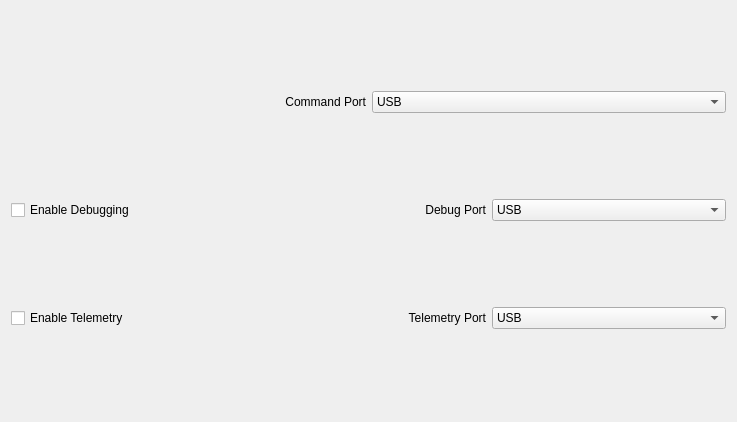
             <widget class="QWidget" name="scrollAreaWidgetContents_8">
              <property name="geometry">
               <rect>
                <x>0</x>
                <y>0</y>
                <width>737</width>
                <height>422</height>
               </rect>
              </property>
              <layout class="QVBoxLayout" name="verticalLayout_2">
               <item>
                <layout class="QHBoxLayout" name="horizontalLayout_65">
                 <item>
                  <widget class="QLabel" name="label_65">
                   <property name="text">
                    <string>Command Port</string>
                   </property>
                   <property name="alignment">
                    <set>Qt::AlignRight|Qt::AlignTrailing|Qt::AlignVCenter</set>
                   </property>
                  </widget>
                 </item>
                 <item>
                  <widget class="QComboBox" name="ifc_command_port">
                   <item>
                    <property name="text">
                     <string>USB</string>
                    </property>
                   </item>
                   <item>
                    <property name="text">
                     <string>Serial1</string>
                    </property>
                   </item>
                   <item>
                    <property name="text">
                     <string>Serial2</string>
                    </property>
                   </item>
                   <item>
                    <property name="text">
                     <string>Serial3</string>
                    </property>
                   </item>
                   <item>
                    <property name="text">
                     <string>Serial4</string>
                    </property>
                   </item>
                   <item>
                    <property name="text">
                     <string>Serial5</string>
                    </property>
                   </item>
                   <item>
                    <property name="text">
                     <string>Serial6</string>
                    </property>
                   </item>
                   <item>
                    <property name="text">
                     <string>Serial7</string>
                    </property>
                   </item>
                   <item>
                    <property name="text">
                     <string>Serial8</string>
                    </property>
                   </item>
                  </widget>
                 </item>
                </layout>
               </item>
               <item>
                <layout class="QHBoxLayout" name="horizontalLayout_64">
                 <item>
                  <widget class="QCheckBox" name="enable_ifc_debugging">
                   <property name="text">
                    <string>Enable Debugging</string>
                   </property>
                  </widget>
                 </item>
                 <item>
                  <widget class="QLabel" name="label_64">
                   <property name="text">
                    <string>Debug Port</string>
                   </property>
                   <property name="alignment">
                    <set>Qt::AlignRight|Qt::AlignTrailing|Qt::AlignVCenter</set>
                   </property>
                  </widget>
                 </item>
                 <item>
                  <widget class="QComboBox" name="ifc_debug_port">
                   <item>
                    <property name="text">
                     <string>USB</string>
                    </property>
                   </item>
                   <item>
                    <property name="text">
                     <string>Serial1</string>
                    </property>
                   </item>
                   <item>
                    <property name="text">
                     <string>Serial2</string>
                    </property>
                   </item>
                   <item>
                    <property name="text">
                     <string>Serial3</string>
                    </property>
                   </item>
                   <item>
                    <property name="text">
                     <string>Serial4</string>
                    </property>
                   </item>
                   <item>
                    <property name="text">
                     <string>Serial5</string>
                    </property>
                   </item>
                   <item>
                    <property name="text">
                     <string>Serial6</string>
                    </property>
                   </item>
                   <item>
                    <property name="text">
                     <string>Serial7</string>
                    </property>
                   </item>
                   <item>
                    <property name="text">
                     <string>Serial8</string>
                    </property>
                   </item>
                  </widget>
                 </item>
                </layout>
               </item>
               <item>
                <layout class="QHBoxLayout" name="horizontalLayout_66">
                 <item>
                  <widget class="QCheckBox" name="enable_ifc_telem">
                   <property name="text">
                    <string>Enable Telemetry</string>
                   </property>
                  </widget>
                 </item>
                 <item>
                  <widget class="QLabel" name="label_66">
                   <property name="text">
                    <string>Telemetry Port</string>
                   </property>
                   <property name="alignment">
                    <set>Qt::AlignRight|Qt::AlignTrailing|Qt::AlignVCenter</set>
                   </property>
                  </widget>
                 </item>
                 <item>
                  <widget class="QComboBox" name="ifc_telem_port">
                   <item>
                    <property name="text">
                     <string>USB</string>
                    </property>
                   </item>
                   <item>
                    <property name="text">
                     <string>Serial1</string>
                    </property>
                   </item>
                   <item>
                    <property name="text">
                     <string>Serial2</string>
                    </property>
                   </item>
                   <item>
                    <property name="text">
                     <string>Serial3</string>
                    </property>
                   </item>
                   <item>
                    <property name="text">
                     <string>Serial4</string>
                    </property>
                   </item>
                   <item>
                    <property name="text">
                     <string>Serial5</string>
                    </property>
                   </item>
                   <item>
                    <property name="text">
                     <string>Serial6</string>
                    </property>
                   </item>
                   <item>
                    <property name="text">
                     <string>Serial7</string>
                    </property>
                   </item>
                   <item>
                    <property name="text">
                     <string>Serial8</string>
                    </property>
                   </item>
                  </widget>
                 </item>
                </layout>
               </item>
              </layout>
             </widget>
